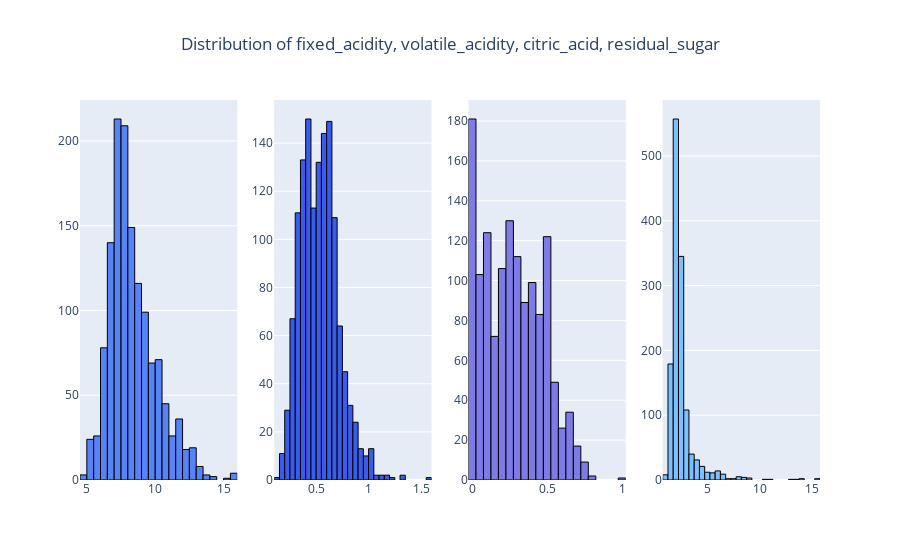

Notebook cell for this chart:
### Markdown cell above
In our dataset, we have identified a total of 601 outliers across 12 features using the Interquartile Range (IQR) method. 

These outliers represent values that significantly deviate from the rest of the data. 

While outliers can sometimes indicate errors, they can also represent valid but extreme variations in the data. 

At this stage, without a deeper understanding of the context and nature of the data, we have chosen to temporarily retain these outliers in our analysis. 

This decision stems from the possibility that these outliers could provide valuable insights. 

However, we acknowledge that outliers can potentially skew our analysis and we will therefore revisit this decision as necessary during later stages of our analysis.

### Code cell
plot_histograms(wine_df, ["fixed_acidity", "volatile_acidity", "citric_acid", "residual_sugar"])

### Figure 1 — Plotly figure (JSON) as saved in the notebook; plotly's stock layout.template omitted (floating-point values rounded to 4 significant figures; data arrays with more than 128 entries replaced by an {"elided": "..."} marker saying what was removed)
{"data": [{"marker": {"color": "#5684F7", "line": {"color": "#000000", "width": 1}}, "name": "fixed_acidity", "nbinsx": 40, "type": "histogram", "x": {"elided": "1359 float values"}, "xaxis": "x", "yaxis": "y"}, {"marker": {"color": "#3A5CED", "line": {"color": "#000000", "width": 1}}, "name": "volatile_acidity", "nbinsx": 40, "type": "histogram", "x": {"elided": "1359 float values"}, "xaxis": "x2", "yaxis": "y2"}, {"marker": {"color": "#7E7AE6", "line": {"color": "#000000", "width": 1}}, "name": "citric_acid", "nbinsx": 40, "type": "histogram", "x": {"elided": "1359 float values"}, "xaxis": "x3", "yaxis": "y3"}, {"marker": {"color": "#7BC0FF", "line": {"color": "#000000", "width": 1}}, "name": "residual_sugar", "nbinsx": 40, "type": "histogram", "x": {"elided": "1359 float values"}, "xaxis": "x4", "yaxis": "y4"}], "layout": {"autosize": true, "showlegend": false, "title": {"text": "Distribution of fixed_acidity, volatile_acidity, citric_acid, residual_sugar", "x": 0.5}, "xaxis": {"anchor": "y", "autorange": true, "domain": [0, 0.2125], "range": [4.5, 16], "type": "linear"}, "xaxis2": {"anchor": "y2", "autorange": true, "domain": [0.2625, 0.475], "range": [0.1, 1.6], "type": "linear"}, "xaxis3": {"anchor": "y3", "autorange": true, "domain": [0.525, 0.7375], "range": [-0.025, 1.025], "type": "linear"}, "xaxis4": {"anchor": "y4", "autorange": true, "domain": [0.7875, 1], "range": [0.75, 15.75], "type": "linear"}, "yaxis": {"anchor": "x", "autorange": true, "domain": [0, 1], "range": [0, 224.2]}, "yaxis2": {"anchor": "x2", "autorange": true, "domain": [0, 1], "range": [0, 157.9]}, "yaxis3": {"anchor": "x3", "autorange": true, "domain": [0, 1], "range": [0, 190.5]}, "yaxis4": {"anchor": "x4", "autorange": true, "domain": [0, 1], "range": [0, 586.3]}}}
